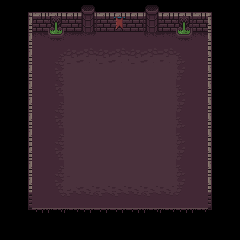

The image is a tile-based game level rendered from a .tmx file. Its description and source (layers, tilesets, objects; grid data summarised) follow:
An orthogonal 15x15 tile map with 16x16 px tiles, 2 tile layers (Capa de Patrones 1, Capa de patrones 2).

<map version="1.0" tiledversion="1.1.3" orientation="orthogonal" renderorder="right-down" width="15" height="15" tilewidth="16" tileheight="16" infinite="0" nextobjectid="1">
 <tileset firstgid="1" name="0x72_16x16DungeonTileset.v4" tilewidth="16" tileheight="16" tilecount="256" columns="16">
  <image source="0x72_16x16DungeonTileset.v4.png" width="256" height="256" />
 </tileset>
 <layer name="Capa de Patrones 1" width="15" height="15">
  <data>[225 cells, 121 non-empty, 17 distinct tile ids]</data>
 </layer>
 <layer name="Capa de patrones 2" width="15" height="15">
  <data>[225 cells, 63 non-empty, 23 distinct tile ids]</data>
 </layer>
</map>
